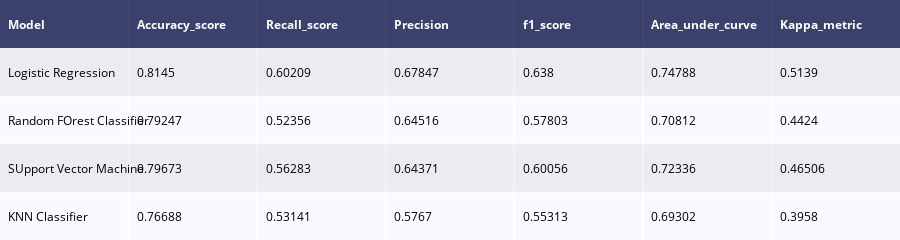

Source (notebook cell):
### Code cell
import plotly.figure_factory as ff
model1 = model_report(lr,X_train,X_test,y_train,y_test,
                      "Logistic Regression")
model2 = model_report(rf,X_train,X_test,y_train,y_test,
                      "Random FOrest Classifier")
model3 = model_report(svm,X_train,X_test,y_train,y_test,
                      "SUpport Vector Machine")
model4 = model_report(knn,X_train,X_test,y_train,y_test,
                      "KNN Classifier")

model_performances= pd.concat([model1, model2, model3, model4], axis=0).reset_index()

model_performances = model_performances.drop(columns = "index",axis =1)

table  = ff.create_table(np.round(model_performances,5))

py.iplot(table)

### Figure 1 — Plotly figure (JSON) as saved in the notebook; plotly's stock layout.template omitted (floating-point values rounded to 4 significant figures)
{"data": [{"colorscale": [[0, "#00083e"], [0.5, "#ededee"], [1, "#ffffff"]], "hoverinfo": "none", "opacity": 0.75, "showscale": false, "type": "heatmap", "z": [[0, 0, 0, 0, 0, 0, 0], [0.5, 0.5, 0.5, 0.5, 0.5, 0.5, 0.5], [1, 1, 1, 1, 1, 1, 1], [0.5, 0.5, 0.5, 0.5, 0.5, 0.5, 0.5], [1, 1, 1, 1, 1, 1, 1]]}], "layout": {"annotations": [{"align": "left", "font": {"color": "#ffffff"}, "showarrow": false, "text": "<b>Model</b>", "x": -0.45, "xanchor": "left", "xref": "x", "y": 0, "yref": "y"}, {"align": "left", "font": {"color": "#ffffff"}, "showarrow": false, "text": "<b>Accuracy_score</b>", "x": 0.55, "xanchor": "left", "xref": "x", "y": 0, "yref": "y"}, {"align": "left", "font": {"color": "#ffffff"}, "showarrow": false, "text": "<b>Recall_score</b>", "x": 1.55, "xanchor": "left", "xref": "x", "y": 0, "yref": "y"}, {"align": "left", "font": {"color": "#ffffff"}, "showarrow": false, "text": "<b>Precision</b>", "x": 2.55, "xanchor": "left", "xref": "x", "y": 0, "yref": "y"}, {"align": "left", "font": {"color": "#ffffff"}, "showarrow": false, "text": "<b>f1_score</b>", "x": 3.55, "xanchor": "left", "xref": "x", "y": 0, "yref": "y"}, {"align": "left", "font": {"color": "#ffffff"}, "showarrow": false, "text": "<b>Area_under_curve</b>", "x": 4.55, "xanchor": "left", "xref": "x", "y": 0, "yref": "y"}, {"align": "left", "font": {"color": "#ffffff"}, "showarrow": false, "text": "<b>Kappa_metric</b>", "x": 5.55, "xanchor": "left", "xref": "x", "y": 0, "yref": "y"}, {"align": "left", "font": {"color": "#000000"}, "showarrow": false, "text": "Logistic Regression", "x": -0.45, "xanchor": "left", "xref": "x", "y": 1, "yref": "y"}, {"align": "left", "font": {"color": "#000000"}, "showarrow": false, "text": "0.8145", "x": 0.55, "xanchor": "left", "xref": "x", "y": 1, "yref": "y"}, {"align": "left", "font": {"color": "#000000"}, "showarrow": false, "text": "0.60209", "x": 1.55, "xanchor": "left", "xref": "x", "y": 1, "yref": "y"}, {"align": "left", "font": {"color": "#000000"}, "showarrow": false, "text": "0.67847", "x": 2.55, "xanchor": "left", "xref": "x", "y": 1, "yref": "y"}, {"align": "left", "font": {"color": "#000000"}, "showarrow": false, "text": "0.638", "x": 3.55, "xanchor": "left", "xref": "x", "y": 1, "yref": "y"}, {"align": "left", "font": {"color": "#000000"}, "showarrow": false, "text": "0.74788", "x": 4.55, "xanchor": "left", "xref": "x", "y": 1, "yref": "y"}, {"align": "left", "font": {"color": "#000000"}, "showarrow": false, "text": "0.5139", "x": 5.55, "xanchor": "left", "xref": "x", "y": 1, "yref": "y"}, {"align": "left", "font": {"color": "#000000"}, "showarrow": false, "text": "Random FOrest Classifier", "x": -0.45, "xanchor": "left", "xref": "x", "y": 2, "yref": "y"}, {"align": "left", "font": {"color": "#000000"}, "showarrow": false, "text": "0.79247", "x": 0.55, "xanchor": "left", "xref": "x", "y": 2, "yref": "y"}, {"align": "left", "font": {"color": "#000000"}, "showarrow": false, "text": "0.52356", "x": 1.55, "xanchor": "left", "xref": "x", "y": 2, "yref": "y"}, {"align": "left", "font": {"color": "#000000"}, "showarrow": false, "text": "0.64516", "x": 2.55, "xanchor": "left", "xref": "x", "y": 2, "yref": "y"}, {"align": "left", "font": {"color": "#000000"}, "showarrow": false, "text": "0.57803", "x": 3.55, "xanchor": "left", "xref": "x", "y": 2, "yref": "y"}, {"align": "left", "font": {"color": "#000000"}, "showarrow": false, "text": "0.70812", "x": 4.55, "xanchor": "left", "xref": "x", "y": 2, "yref": "y"}, {"align": "left", "font": {"color": "#000000"}, "showarrow": false, "text": "0.4424", "x": 5.55, "xanchor": "left", "xref": "x", "y": 2, "yref": "y"}, {"align": "left", "font": {"color": "#000000"}, "showarrow": false, "text": "SUpport Vector Machine", "x": -0.45, "xanchor": "left", "xref": "x", "y": 3, "yref": "y"}, {"align": "left", "font": {"color": "#000000"}, "showarrow": false, "text": "0.79673", "x": 0.55, "xanchor": "left", "xref": "x", "y": 3, "yref": "y"}, {"align": "left", "font": {"color": "#000000"}, "showarrow": false, "text": "0.56283", "x": 1.55, "xanchor": "left", "xref": "x", "y": 3, "yref": "y"}, {"align": "left", "font": {"color": "#000000"}, "showarrow": false, "text": "0.64371", "x": 2.55, "xanchor": "left", "xref": "x", "y": 3, "yref": "y"}, {"align": "left", "font": {"color": "#000000"}, "showarrow": false, "text": "0.60056", "x": 3.55, "xanchor": "left", "xref": "x", "y": 3, "yref": "y"}, {"align": "left", "font": {"color": "#000000"}, "showarrow": false, "text": "0.72336", "x": 4.55, "xanchor": "left", "xref": "x", "y": 3, "yref": "y"}, {"align": "left", "font": {"color": "#000000"}, "showarrow": false, "text": "0.46506", "x": 5.55, "xanchor": "left", "xref": "x", "y": 3, "yref": "y"}, {"align": "left", "font": {"color": "#000000"}, "showarrow": false, "text": "KNN Classifier", "x": -0.45, "xanchor": "left", "xref": "x", "y": 4, "yref": "y"}, {"align": "left", "font": {"color": "#000000"}, "showarrow": false, "text": "0.76688", "x": 0.55, "xanchor": "left", "xref": "x", "y": 4, "yref": "y"}, {"align": "left", "font": {"color": "#000000"}, "showarrow": false, "text": "0.53141", "x": 1.55, "xanchor": "left", "xref": "x", "y": 4, "yref": "y"}, {"align": "left", "font": {"color": "#000000"}, "showarrow": false, "text": "0.5767", "x": 2.55, "xanchor": "left", "xref": "x", "y": 4, "yref": "y"}, {"align": "left", "font": {"color": "#000000"}, "showarrow": false, "text": "0.55313", "x": 3.55, "xanchor": "left", "xref": "x", "y": 4, "yref": "y"}, {"align": "left", "font": {"color": "#000000"}, "showarrow": false, "text": "0.69302", "x": 4.55, "xanchor": "left", "xref": "x", "y": 4, "yref": "y"}, {"align": "left", "font": {"color": "#000000"}, "showarrow": false, "text": "0.3958", "x": 5.55, "xanchor": "left", "xref": "x", "y": 4, "yref": "y"}], "height": 200, "margin": {"b": 0, "l": 0, "r": 0, "t": 0}, "xaxis": {"dtick": 1, "gridwidth": 2, "showticklabels": false, "tick0": -0.5, "ticks": "", "zeroline": false}, "yaxis": {"autorange": "reversed", "dtick": 1, "gridwidth": 2, "showticklabels": false, "tick0": 0.5, "ticks": "", "zeroline": false}}}
